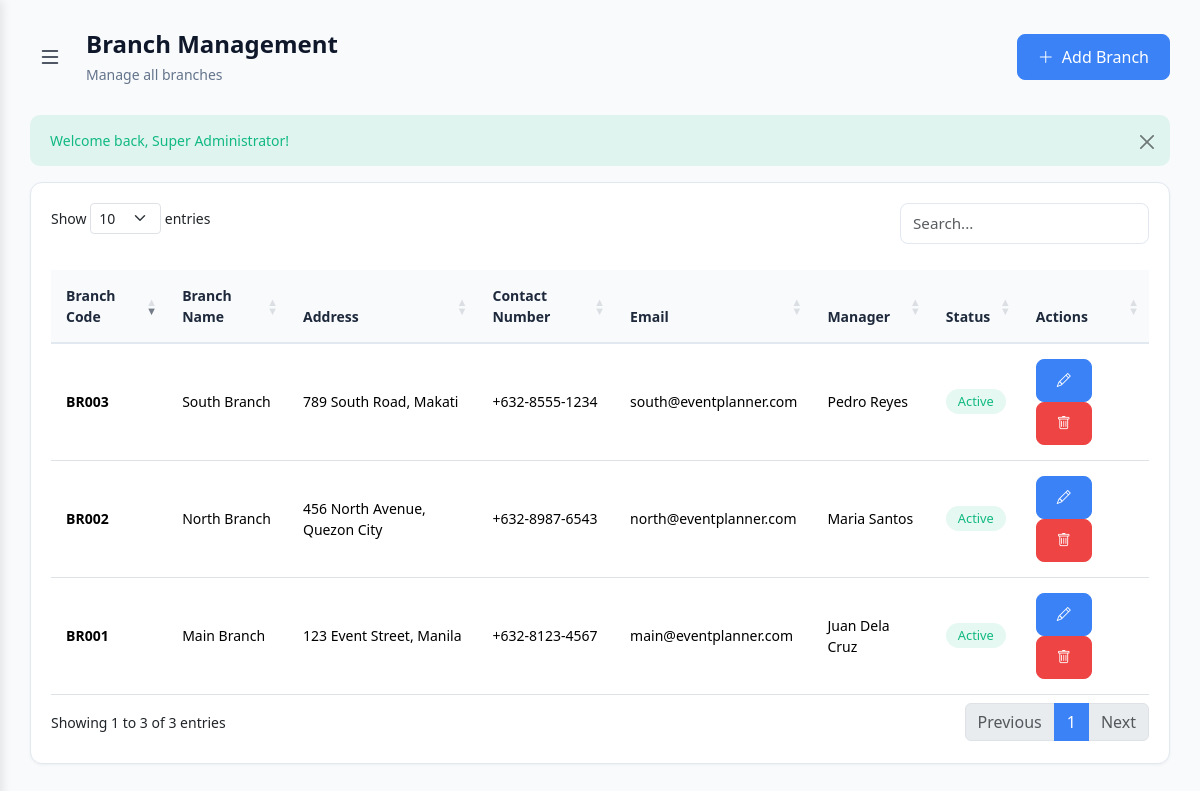
/branches.php (signed in), run on the app's committed database.
### tables this page shows
CREATE TABLE branches (
    branch_id INT AUTO_INCREMENT PRIMARY KEY,
    branch_code VARCHAR(20) UNIQUE NOT NULL,
    branch_name VARCHAR(100) NOT NULL,
    address TEXT NOT NULL,
    contact_number VARCHAR(20) NOT NULL,
    email VARCHAR(100),
    manager_name VARCHAR(100),
    status ENUM('Active', 'Inactive') DEFAULT 'Active',
    created_at TIMESTAMP DEFAULT CURRENT_TIMESTAMP,
    updated_at TIMESTAMP DEFAULT CURRENT_TIMESTAMP ON UPDATE CURRENT_TIMESTAMP,
    INDEX idx_branch_code (branch_code),
    INDEX idx_status (status)
);

### includes/functions.php (called while the page is built, shortened)
<?php
require_once __DIR__ . '/../config/db.php';
function getFlashMessage() {
    if (isset($_SESSION['flash_message'])) {
        $message = $_SESSION['flash_message'];
        return $message;
    }
    return null;
}

### config/db.php (called while the page is built, shortened)
<?php
class Database {
    private static $instance = null;
    private $connection;
    private function __construct() {
        try {
            $this->connection = new PDO(
                "mysql:host=" . DB_HOST . ";dbname=" . DB_NAME . ";charset=utf8mb4",
                DB_USER,
                DB_PASS,
                [
                    PDO::ATTR_ERRMODE => PDO::ERRMODE_EXCEPTION,
                    PDO::ATTR_DEFAULT_FETCH_MODE => PDO::FETCH_ASSOC,
                    PDO::ATTR_EMULATE_PREPARES => false,
                    PDO::MYSQL_ATTR_INIT_COMMAND => "SET NAMES utf8mb4 COLLATE utf8mb4_unicode_ci"
                ]
            );
        } catch (PDOException $e) {
            die("Database Connection Failed: " . $e->getMessage());
        }
    }
    public static function getInstance() {
        if (self::$instance === null) {
            self::$instance = new self();
        }
        return self::$instance;
    }
    public function query($sql, $params = []) {
        try {
            $stmt = $this->connection->prepare($sql);
            $stmt->execute($params);
            return $stmt;
        } catch (PDOException $e) {
            error_log("Database Error: " . $e->getMessage());
            throw $e;
        }
    }
    public function fetchAll($sql, $params = []) {
        $stmt = $this->query($sql, $params);
        return $stmt->fetchAll();
    }
}

### branches.php (the view, shortened to what this page needs)
<?php
require_once 'includes/functions.php';
$db = Database::getInstance();
$branches = $db->fetchAll("SELECT * FROM branches ORDER BY branch_code ASC");
require_once 'includes/header.php';
?>
<div class="main-content">
    <div class="top-bar">
        <div class="d-flex align-items-center gap-3">
            <button class="mobile-menu-toggle" id="sidebarToggle">
                <i class="bi bi-list"></i>
            </button>
            <div class="page-title">
                <h1>Branch Management</h1>
                <p>Manage all branches</p>
            </div>
        </div>
        <button class="btn btn-primary" data-bs-toggle="modal" data-bs-target="#addBranchModal">
            <i class="bi bi-plus-lg me-2"></i>Add Branch
        </button>
    </div>
    <?php $flash = getFlashMessage(); ?>
    <?php if ($flash): ?>
    <div class="alert alert-<?php echo $flash['type']; ?> alert-dismissible fade show" role="alert">
        <?php echo $flash['message']; ?>
        <button type="button" class="btn-close" data-bs-dismiss="alert"></button>
    </div>
    <?php endif; ?>
    <div class="card">
        <div class="card-body">
            <div class="table-responsive">
                <table class="table table-hover datatable">
                    <thead>
                        <tr>
                            <th>Branch Code</th>
                            <th>Branch Name</th>
                            <th>Address</th>
                            <th>Contact Number</th>
                            <th>Email</th>
                            <th>Manager</th>
                            <th>Status</th>
                            <th>Actions</th>
                        </tr>
                    </thead>
                    <tbody>
                        <?php foreach ($branches as $branch): ?>
                        <tr>
                            <td><strong><?php echo $branch['branch_code']; ?></strong></td>
                            <td><?php echo $branch['branch_name']; ?></td>
                            <td><?php echo $branch['address']; ?></td>
                            <td><?php echo $branch['contact_number']; ?></td>
                            <td><?php echo $branch['email']; ?></td>
                            <td><?php echo $branch['manager_name']; ?></td>
                            <td>
                                <span class="badge badge-<?php echo $branch['status'] === 'Active' ? 'success' : 'danger'; ?>">
                                    <?php echo $branch['status']; ?>
                                </span>
                            </td>
                            <td>
                                <button class="btn btn-sm btn-primary" data-bs-toggle="modal" data-bs-target="#editBranchModal<?php echo $branch['branch_id']; ?>">
                                    <i class="bi bi-pencil"></i>
                                </button>
                                <button class="btn btn-sm btn-danger btn-delete" onclick="deleteBranch(<?php echo $branch['branch_id']; ?>, '<?php echo $branch['branch_name']; ?>')">
                                    <i class="bi bi-trash"></i>
                                </button>
                            </td>
                        </tr>
                        <?php endforeach; ?>
                    </tbody>
                </table>
            </div>
        </div>
    </div>
</div>
<?php require_once 'includes/footer.php'; ?>

### includes/header.php (shortened to what this page needs)
<!DOCTYPE html>
<html lang="en">
<head>
    <link href="https://cdn.jsdelivr.net/npm/bootstrap@5.3.2/dist/css/bootstrap.min.css" rel="stylesheet">
    <link href="https://cdn.jsdelivr.net/npm/bootstrap-icons@1.11.1/font/bootstrap-icons.css" rel="stylesheet">
    <link href="https://cdn.datatables.net/1.13.7/css/dataTables.bootstrap5.min.css" rel="stylesheet">
    <link href="assets/css/style.css" rel="stylesheet">
</head>
<body>

### includes/footer.php (shortened to what this page needs)
</body>
</html>

### assets/css/style.css (style rules this page uses)
:root { --primary-color: #0f172a; --secondary-color: #1e293b; --accent-color: #3b82f6; --accent-hover: #2563eb; --success-color: #10b981; --warning-color: #f59e0b; --danger-color: #ef4444; --info-color: #06b6d4; --light-bg: #f8fafc; --border-color: #e2e8f0; --text-primary: #1e293b; --text-secondary: #64748b; --sidebar-width: 260px; --sidebar-collapsed-width: 70px; }
* { margin: 0; padding: 0; box-sizing: border-box; }
body { font-family: 'Segoe UI', Tahoma, Geneva, Verdana, sans-serif; background-color: var(--light-bg); color: var(--text-primary); font-size: 14px; }
.main-content { margin-left: var(--sidebar-width); padding: 30px; min-height: 100vh; transition: all 0.3s ease; }
.top-bar { display: flex; justify-content: space-between; align-items: center; margin-bottom: 30px; }
.page-title h1 { font-size: 1.75rem; font-weight: 700; color: var(--primary-color); margin-bottom: 5px; }
.page-title p { color: var(--text-secondary); margin: 0; }
.card { border: 1px solid var(--border-color); border-radius: 12px; box-shadow: 0 1px 3px rgba(0, 0, 0, 0.05); margin-bottom: 20px; transition: all 0.3s ease; }
.card-body { padding: 20px; }
.btn { border-radius: 8px; padding: 10px 20px; font-weight: 500; transition: all 0.3s ease; }
.btn-primary { background: var(--accent-color); border-color: var(--accent-color); }
.btn-danger { background: var(--danger-color); border-color: var(--danger-color); }
.table { margin-bottom: 0; }
.table thead th { background: var(--light-bg); border-bottom: 2px solid var(--border-color); font-weight: 600; color: var(--text-primary); padding: 15px; }
.table tbody td { padding: 15px; vertical-align: middle; }
.badge { padding: 6px 12px; border-radius: 20px; font-weight: 500; font-size: 0.8rem; }
.badge-success { background: rgba(16, 185, 129, 0.1); color: var(--success-color); }
.alert { border-radius: 10px; border: none; padding: 15px 20px; }
.alert-success { background: rgba(16, 185, 129, 0.1); color: var(--success-color); }
.mobile-menu-toggle { display: none; background: none; border: none; font-size: 24px; color: var(--primary-color); cursor: pointer; padding: 8px; align-items: center; justify-content: center; border-radius: 4px; transition: background-color 0.2s; }
@media (max-width: 1200px) { .main-content { margin-left: 0; } }
@media (max-width: 1200px) { .mobile-menu-toggle { display: flex; } }
@media (max-width: 1200px) { .top-bar { flex-wrap: wrap; gap: 15px; } }
@media (max-width: 1200px) { .page-title { flex: 1; min-width: 200px; } }
@media (max-width: 1200px) { .page-title h1 { font-size: 1.5rem; } }

### data on the page
branches: branch_code "BR001", branch_name "Main Branch", address "123 Event Street, Manila", contact_number "+632-8123-4567", email "main@eventplanner.com", manager_name "Juan Dela Cruz", status "Active"
branches: branch_code "BR002", branch_name "North Branch", address "456 North Avenue, Quezon City", contact_number "+632-8987-6543", email "north@eventplanner.com", manager_name "Maria Santos", status "Active"
branches: branch_code "BR003", branch_name "South Branch", address "789 South Road, Makati", contact_number "+632-8555-1234", email "south@eventplanner.com", manager_name "Pedro Reyes", status "Active"

### other printed values
$flash['message'] "Welcome back, Super Administrator!"
